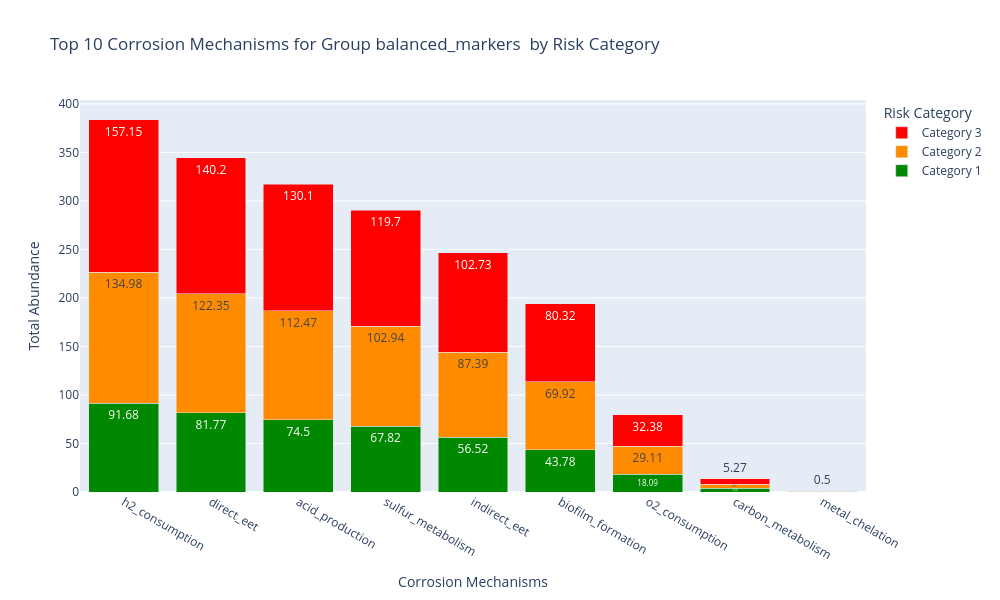

Here is the notebook cell this chart was saved with:
### Code cell
plot_mechanism_distribution(balanced_markers , "balanced_markers ")

### Figure 1 — Plotly figure (JSON) as saved in the notebook; plotly's stock layout.template omitted (floating-point values rounded to 4 significant figures)
{"data": [{"marker": {"color": "#008800"}, "name": "Category 1", "text": [91.68, 81.77, 74.5, 67.82, 56.52, 43.78, 18.09, 3.68, 0.36], "textposition": "auto", "type": "bar", "x": ["h2_consumption", "direct_eet", "acid_production", "sulfur_metabolism", "indirect_eet", "biofilm_formation", "o2_consumption", "carbon_metabolism", "metal_chelation"], "y": [91.68, 81.77, 74.5, 67.82, 56.52, 43.78, 18.09, 3.676, 0.3554]}, {"marker": {"color": "#FF8C00"}, "name": "Category 2", "text": [135.0, 122.3, 112.5, 102.9, 87.39, 69.92, 29.11, 4.51, 0.67], "textposition": "auto", "type": "bar", "x": ["h2_consumption", "direct_eet", "acid_production", "sulfur_metabolism", "indirect_eet", "biofilm_formation", "o2_consumption", "carbon_metabolism", "metal_chelation"], "y": [135.0, 122.4, 112.5, 102.9, 87.39, 69.92, 29.11, 4.506, 0.668]}, {"marker": {"color": "#FF0000"}, "name": "Category 3", "text": [157.2, 140.2, 130.1, 119.7, 102.7, 80.32, 32.38, 5.27, 0.5], "textposition": "auto", "type": "bar", "x": ["h2_consumption", "direct_eet", "acid_production", "sulfur_metabolism", "indirect_eet", "biofilm_formation", "o2_consumption", "carbon_metabolism", "metal_chelation"], "y": [157.1, 140.2, 130.1, 119.7, 102.7, 80.32, 32.38, 5.269, 0.5034]}], "layout": {"barmode": "stack", "height": 600, "hovermode": "x", "legend": {"title": {"text": "Risk Category"}}, "title": {"text": "Top 10 Corrosion Mechanisms for Group balanced_markers  by Risk Category"}, "width": 1000, "xaxis": {"title": {"text": "Corrosion Mechanisms"}}, "yaxis": {"title": {"text": "Total Abundance"}}}}
